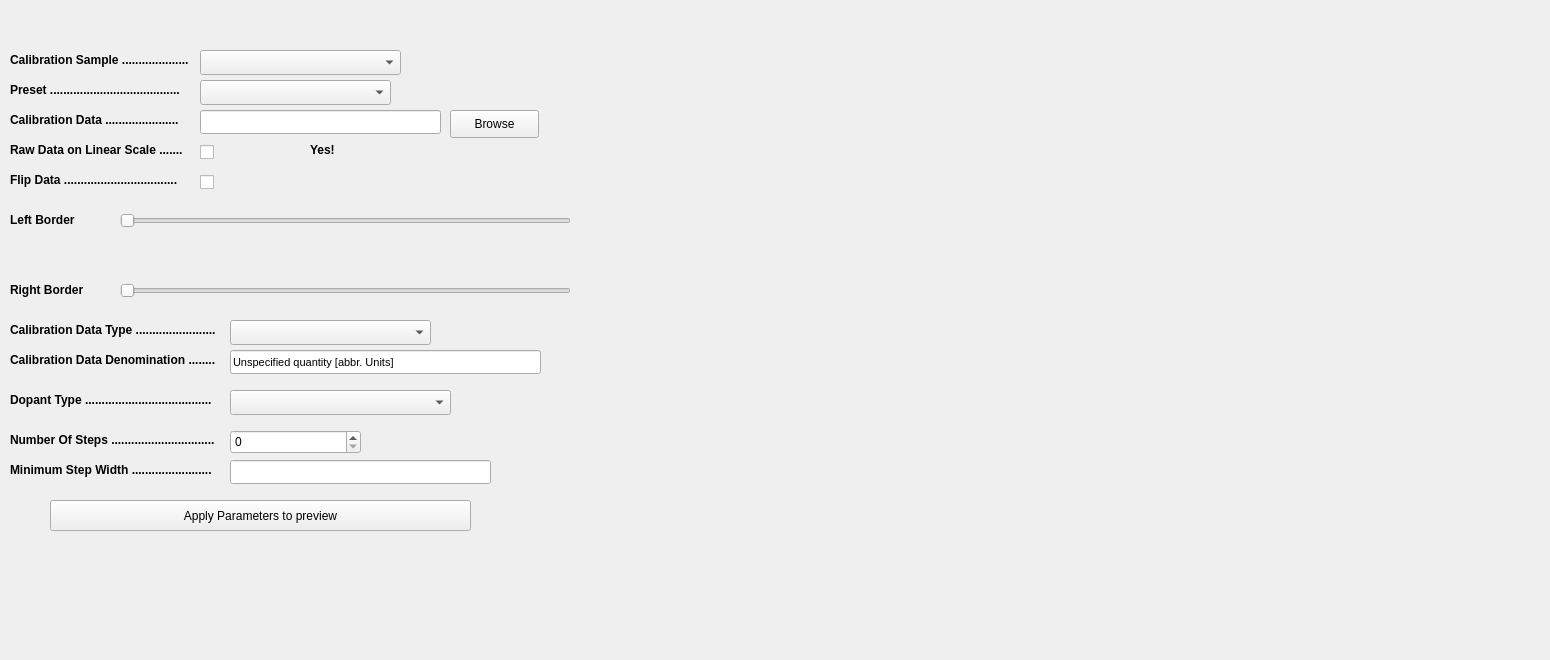
    <widget class="QWidget" name="tab_2">
     <attribute name="title">
      <string>Select Calibration File</string>
     </attribute>
     <widget class="QLabel" name="calib_sample_label">
      <property name="geometry">
       <rect>
        <x>10</x>
        <y>50</y>
        <width>311</width>
        <height>20</height>
       </rect>
      </property>
      <property name="font">
       <font>
        <weight>75</weight>
        <bold>true</bold>
       </font>
      </property>
      <property name="text">
       <string>Calibration Sample ....................</string>
      </property>
     </widget>
     <widget class="QLabel" name="Preset_label">
      <property name="geometry">
       <rect>
        <x>10</x>
        <y>80</y>
        <width>211</width>
        <height>20</height>
       </rect>
      </property>
      <property name="font">
       <font>
        <weight>75</weight>
        <bold>true</bold>
       </font>
      </property>
      <property name="text">
       <string>Preset .......................................</string>
      </property>
     </widget>
     <widget class="QLabel" name="Flip_Data_label_2">
      <property name="geometry">
       <rect>
        <x>10</x>
        <y>170</y>
        <width>211</width>
        <height>20</height>
       </rect>
      </property>
      <property name="font">
       <font>
        <weight>75</weight>
        <bold>true</bold>
       </font>
      </property>
      <property name="text">
       <string>Flip Data ..................................</string>
      </property>
     </widget>
     <widget class="QLabel" name="leftBorderValueLabel_2">
      <property name="geometry">
       <rect>
        <x>10</x>
        <y>210</y>
        <width>211</width>
        <height>20</height>
       </rect>
      </property>
      <property name="font">
       <font>
        <weight>75</weight>
        <bold>true</bold>
       </font>
      </property>
      <property name="text">
       <string>Left Border</string>
      </property>
     </widget>
     <widget class="QLabel" name="rightBorderValueLabel_2">
      <property name="geometry">
       <rect>
        <x>10</x>
        <y>280</y>
        <width>261</width>
        <height>20</height>
       </rect>
      </property>
      <property name="font">
       <font>
        <weight>75</weight>
        <bold>true</bold>
       </font>
      </property>
      <property name="text">
       <string>Right Border</string>
      </property>
     </widget>
     <widget class="QSlider" name="rightBorderSlider_2">
      <property name="geometry">
       <rect>
        <x>120</x>
        <y>280</y>
        <width>451</width>
        <height>21</height>
       </rect>
      </property>
      <property name="maximumSize">
       <size>
        <width>16777215</width>
        <height>16777215</height>
       </size>
      </property>
      <property name="orientation">
       <enum>Qt::Horizontal</enum>
      </property>
      <property name="tickPosition">
       <enum>QSlider::NoTicks</enum>
      </property>
      <property name="tickInterval">
       <number>1</number>
      </property>
     </widget>
     <widget class="QSlider" name="leftBorderSlider_2">
      <property name="geometry">
       <rect>
        <x>120</x>
        <y>210</y>
        <width>451</width>
        <height>21</height>
       </rect>
      </property>
      <property name="singleStep">
       <number>1</number>
      </property>
      <property name="orientation">
       <enum>Qt::Horizontal</enum>
      </property>
      <property name="tickPosition">
       <enum>QSlider::NoTicks</enum>
      </property>
      <property name="tickInterval">
       <number>1</number>
      </property>
     </widget>
     <widget class="QLabel" name="rightSliderValueLabel_2">
      <property name="geometry">
       <rect>
        <x>170</x>
        <y>260</y>
        <width>61</width>
        <height>16</height>
       </rect>
      </property>
      <property name="text">
       <string/>
      </property>
     </widget>
     <widget class="QLabel" name="rightMinLabel_2">
      <property name="geometry">
       <rect>
        <x>80</x>
        <y>300</y>
        <width>101</width>
        <height>16</height>
       </rect>
      </property>
      <property name="text">
       <string/>
      </property>
     </widget>
     <widget class="QLabel" name="rightMaxLabel_2">
      <property name="geometry">
       <rect>
        <x>510</x>
        <y>300</y>
        <width>101</width>
        <height>16</height>
       </rect>
      </property>
      <property name="text">
       <string/>
      </property>
     </widget>
     <widget class="QLabel" name="leftMaxLabel_2">
      <property name="geometry">
       <rect>
        <x>500</x>
        <y>230</y>
        <width>91</width>
        <height>16</height>
       </rect>
      </property>
      <property name="text">
       <string/>
      </property>
     </widget>
     <widget class="QLabel" name="leftSliderValueLabel_2">
      <property name="geometry">
       <rect>
        <x>100</x>
        <y>190</y>
        <width>41</width>
        <height>16</height>
       </rect>
      </property>
      <property name="text">
       <string/>
      </property>
     </widget>
     <widget class="QLabel" name="leftMinLabel_2">
      <property name="geometry">
       <rect>
        <x>90</x>
        <y>240</y>
        <width>71</width>
        <height>16</height>
       </rect>
      </property>
      <property name="text">
       <string/>
      </property>
     </widget>
     <widget class="QLabel" name="Nbr_steps_label">
      <property name="geometry">
       <rect>
        <x>10</x>
        <y>430</y>
        <width>211</width>
        <height>20</height>
       </rect>
      </property>
      <property name="font">
       <font>
        <weight>75</weight>
        <bold>true</bold>
       </font>
      </property>
      <property name="text">
       <string>Number Of Steps ...............................</string>
      </property>
     </widget>
     <widget class="QSpinBox" name="Nb_steps_spinBox">
      <property name="geometry">
       <rect>
        <x>230</x>
        <y>430</y>
        <width>131</width>
        <height>24</height>
       </rect>
      </property>
     </widget>
     <widget class="QLabel" name="Min_step_label">
      <property name="geometry">
       <rect>
        <x>10</x>
        <y>460</y>
        <width>201</width>
        <height>20</height>
       </rect>
      </property>
      <property name="font">
       <font>
        <weight>75</weight>
        <bold>true</bold>
       </font>
      </property>
      <property name="text">
       <string>Minimum Step Width .........................</string>
      </property>
     </widget>
     <widget class="QLineEdit" name="Min_Step_LineEdit">
      <property name="geometry">
       <rect>
        <x>230</x>
        <y>460</y>
        <width>261</width>
        <height>24</height>
       </rect>
      </property>
     </widget>
     <widget class="QWidget" name="CalibTab_plotWidget" native="true">
      <property name="geometry">
       <rect>
        <x>650</x>
        <y>70</y>
        <width>891</width>
        <height>581</height>
       </rect>
      </property>
      <widget class="QWidget" name="verticalLayoutWidget_3">
       <property name="geometry">
        <rect>
         <x>10</x>
         <y>10</y>
         <width>871</width>
         <height>561</height>
        </rect>
       </property>
       <layout class="QVBoxLayout" name="CalibTab_verticalLayout"/>
      </widget>
     </widget>
     <widget class="QComboBox" name="calib_sample_combobox">
      <property name="geometry">
       <rect>
        <x>200</x>
        <y>50</y>
        <width>201</width>
        <height>25</height>
       </rect>
      </property>
     </widget>
     <widget class="QComboBox" name="Preset_comboBox">
      <property name="geometry">
       <rect>
        <x>200</x>
        <y>80</y>
        <width>191</width>
        <height>25</height>
       </rect>
      </property>
     </widget>
     <widget class="QCheckBox" name="Flip_Data_Checkbox">
      <property name="geometry">
       <rect>
        <x>200</x>
        <y>170</y>
        <width>86</width>
        <height>24</height>
       </rect>
      </property>
      <property name="text">
       <string/>
      </property>
     </widget>
     <widget class="QLabel" name="Raw_data_linear_scale">
      <property name="geometry">
       <rect>
        <x>10</x>
        <y>140</y>
        <width>261</width>
        <height>20</height>
       </rect>
      </property>
      <property name="font">
       <font>
        <weight>75</weight>
        <bold>true</bold>
       </font>
      </property>
      <property name="text">
       <string>Raw Data on Linear Scale .......</string>
      </property>
     </widget>
     <widget class="QLabel" name="Calibratio_data_label">
      <property name="geometry">
       <rect>
        <x>10</x>
        <y>110</y>
        <width>201</width>
        <height>20</height>
       </rect>
      </property>
      <property name="font">
       <font>
        <weight>75</weight>
        <bold>true</bold>
       </font>
      </property>
      <property name="text">
       <string>Calibration Data ......................</string>
      </property>
     </widget>
     <widget class="QLineEdit" name="calibration_data_lineEdit">
      <property name="geometry">
       <rect>
        <x>200</x>
        <y>110</y>
        <width>241</width>
        <height>24</height>
       </rect>
      </property>
     </widget>
     <widget class="QPushButton" name="browse_button">
      <property name="geometry">
       <rect>
        <x>450</x>
        <y>110</y>
        <width>89</width>
        <height>28</height>
       </rect>
      </property>
      <property name="text">
       <string>Browse</string>
      </property>
     </widget>
     <widget class="QCheckBox" name="RawData_LinearScale_checkBox">
      <property name="geometry">
       <rect>
        <x>200</x>
        <y>140</y>
        <width>86</width>
        <height>24</height>
       </rect>
      </property>
      <property name="text">
       <string/>
      </property>
     </widget>
     <widget class="QLabel" name="label_11">
      <property name="geometry">
       <rect>
        <x>310</x>
        <y>140</y>
        <width>69</width>
        <height>20</height>
       </rect>
      </property>
      <property name="font">
       <font>
        <weight>75</weight>
        <bold>true</bold>
       </font>
      </property>
      <property name="text">
       <string>Yes!</string>
      </property>
     </widget>
     <widget class="QLabel" name="Calib_Data_Type_label">
      <property name="geometry">
       <rect>
        <x>10</x>
        <y>320</y>
        <width>241</width>
        <height>20</height>
       </rect>
      </property>
      <property name="font">
       <font>
        <weight>75</weight>
        <bold>true</bold>
       </font>
      </property>
      <property name="text">
       <string>Calibration Data Type ........................</string>
      </property>
     </widget>
     <widget class="QLabel" name="Calib_Data_Denom_label">
      <property name="geometry">
       <rect>
        <x>10</x>
        <y>350</y>
        <width>251</width>
        <height>20</height>
       </rect>
      </property>
      <property name="font">
       <font>
        <weight>75</weight>
        <bold>true</bold>
       </font>
      </property>
      <property name="text">
       <string>Calibration Data Denomination ........</string>
      </property>
     </widget>
     <widget class="QComboBox" name="Calib_Data_Type_comboBox">
      <property name="geometry">
       <rect>
        <x>230</x>
        <y>320</y>
        <width>201</width>
        <height>25</height>
       </rect>
      </property>
     </widget>
     <widget class="QLineEdit" name="Calib_Data_Denom_lineEdit">
      <property name="geometry">
       <rect>
        <x>230</x>
        <y>350</y>
        <width>311</width>
        <height>24</height>
       </rect>
      </property>
      <property name="palette">
       <palette>
        <active>
         <colorrole role="ButtonText">
          <brush brushstyle="SolidPattern">
           <color alpha="255">
            <red>85</red>
            <green>255</green>
            <blue>127</blue>
           </color>
          </brush>
         </colorrole>
        </active>
        <inactive>
         <colorrole role="ButtonText">
          <brush brushstyle="SolidPattern">
           <color alpha="255">
            <red>85</red>
            <green>255</green>
            <blue>127</blue>
           </color>
          </brush>
         </colorrole>
        </inactive>
        <disabled>
         <colorrole role="ButtonText">
          <brush brushstyle="SolidPattern">
           <color alpha="255">
            <red>120</red>
            <green>120</green>
            <blue>120</blue>
           </color>
          </brush>
         </colorrole>
        </disabled>
       </palette>
      </property>
      <property name="font">
       <font>
        <pointsize>8</pointsize>
        <weight>50</weight>
        <bold>false</bold>
       </font>
      </property>
      <property name="text">
       <string>Unspecified quantity [abbr. Units]</string>
      </property>
     </widget>
     <widget class="QLabel" name="Dopant_Type_label">
      <property name="geometry">
       <rect>
        <x>10</x>
        <y>390</y>
        <width>211</width>
        <height>20</height>
       </rect>
      </property>
      <property name="font">
       <font>
        <weight>75</weight>
        <bold>true</bold>
       </font>
      </property>
      <property name="text">
       <string>Dopant Type ......................................</string>
      </property>
     </widget>
     <widget class="QComboBox" name="Dopant_Type_comboBox">
      <property name="geometry">
       <rect>
        <x>230</x>
        <y>390</y>
        <width>221</width>
        <height>25</height>
       </rect>
      </property>
     </widget>
     <widget class="QLabel" name="Dopant_type_label">
      <property name="geometry">
       <rect>
        <x>470</x>
        <y>390</y>
        <width>69</width>
        <height>20</height>
       </rect>
      </property>
      <property name="font">
       <font>
        <weight>75</weight>
        <bold>true</bold>
       </font>
      </property>
      <property name="text">
       <string/>
      </property>
     </widget>
     <widget class="QPushButton" name="apply_parameters_calib_tab_Button">
      <property name="geometry">
       <rect>
        <x>50</x>
        <y>500</y>
        <width>421</width>
        <height>31</height>
       </rect>
      </property>
      <property name="text">
       <string>Apply Parameters to preview</string>
      </property>
     </widget>
    </widget>
